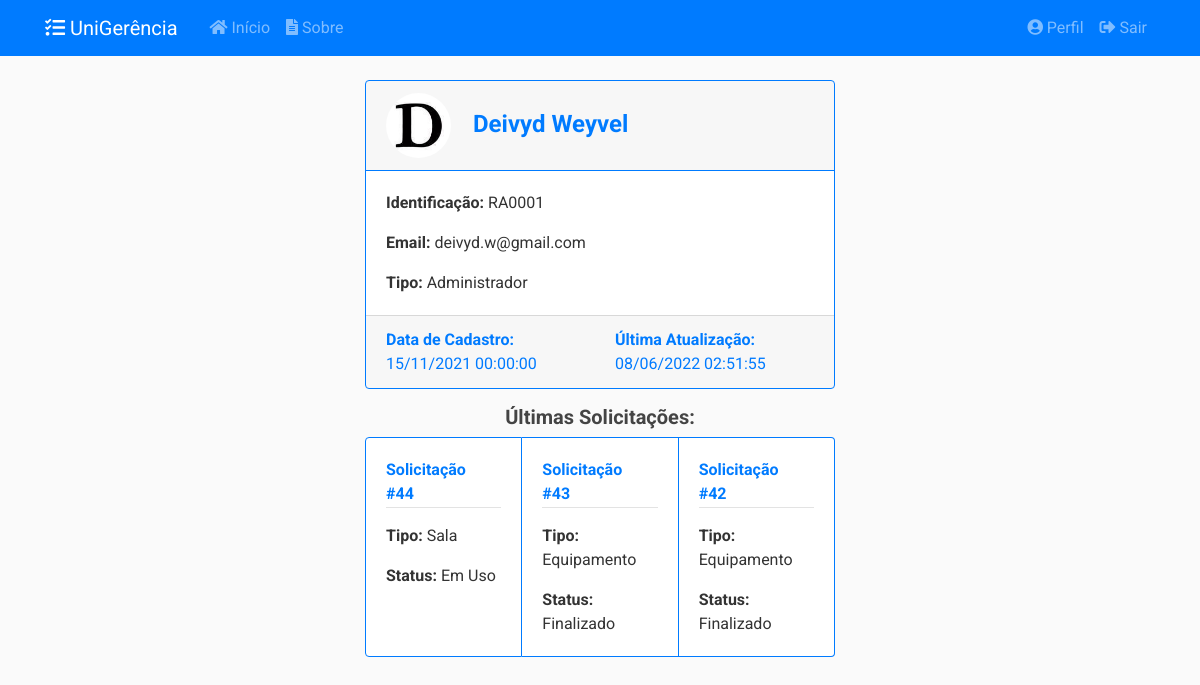
Before: /usuarios/1 (signed in) with the older database file.
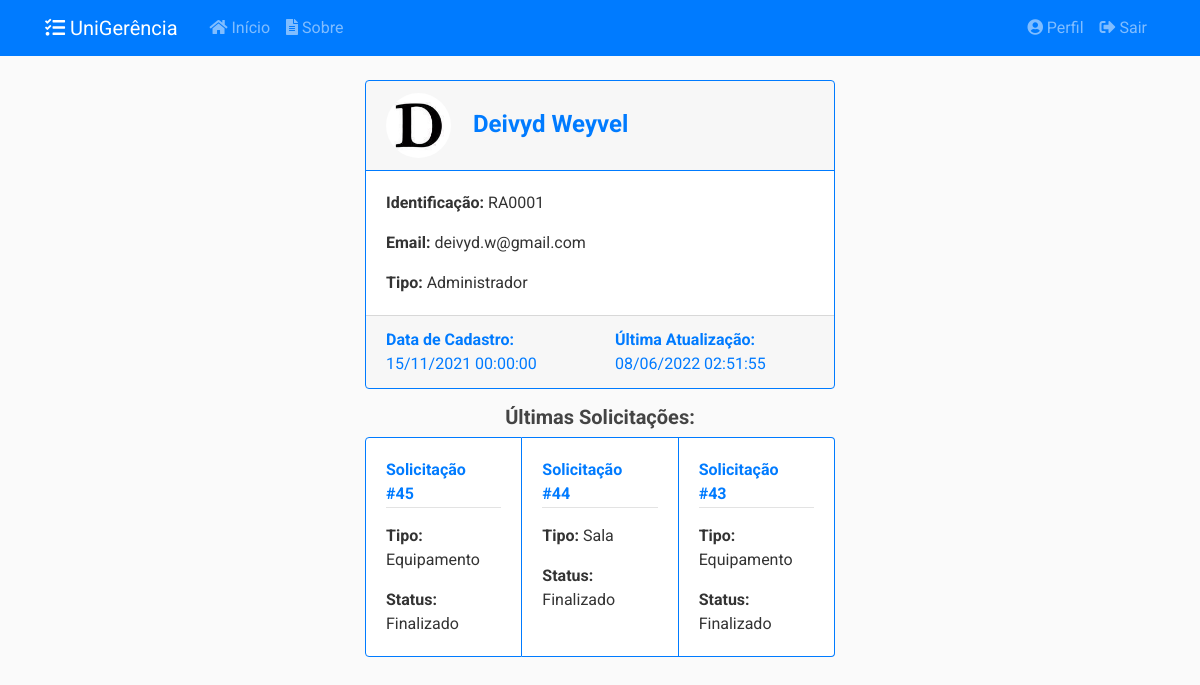
After: the same page with the newer database file.
### app/models/usuarios.py (models this page shows, shortened)
class Usuario(db.Model, UserMixin):
    __tablename__ = 'usuarios'
    __table_args__ = {'extend_existing': True}
    id = db.Column(db.Integer, primary_key=True)
    nome = db.Column(db.String(100), nullable=False)
    identificacao = db.Column(db.String(20), unique=True, nullable=False)
    email = db.Column(db.String(100), unique=True, nullable=False)
    senha = db.Column(db.String(60), nullable=False)
    data_cadastro = db.Column(db.DateTime, nullable=False,
                              default=datetime.now().astimezone(fuso_horario))
    data_atualizacao = db.Column(db.DateTime, nullable=True)
    tipo = db.Column(db.Enum(TipoUsuario), nullable=False)
    ativo = db.Column(db.Boolean, nullable=False, default=True)
    imagem_perfil = db.Column(db.String(20), nullable=False,
                              default='default.jpg')
    posts = db.relationship('Post', backref='autor',
                            foreign_keys='Post.usuario_id', lazy=True)
    recipiente = db.relationship('Post', backref='destinatario',
                                 foreign_keys='Post.destinatario_id', lazy=True)
    solicitacoes = db.relationship('Solicitacao', backref='autor', lazy=True)
    relatorios = db.relationship('Relatorio', backref='autor', lazy=True)
    def __repr__(self):
        return f"{self.nome} ({self.identificacao})"
    def recuperar_id(usuario_id):
        return Usuario.query.filter_by(id=usuario_id).filter_by(ativo=True).first_or_404()
    def verificar_admin(self):
        if self.tipo.name == 'ADMIN':
            return True
        else:
            return False

### app/models/solicitacoes.py (models this page shows, shortened)
class Solicitacao(db.Model):
    __tablename__ = 'solicitacoes'
    __table_args__ = {'extend_existing': True}
    id = db.Column(db.Integer, primary_key=True)
    status = db.Column(db.Enum(Status), default=Status.ABERTO.name)
    data_abertura = db.Column(db.DateTime, nullable=False,
                              default=datetime.now().astimezone(fuso_horario))
    data_inicio_pref = db.Column(db.Date, nullable=False)
    data_fim_pref = db.Column(db.Date, nullable=False)
    data_retirada = db.Column(db.DateTime, nullable=True)
    data_devolucao = db.Column(db.DateTime, nullable=True)
    data_cancelamento = db.Column(db.DateTime, nullable=True)
    data_finalizacao = db.Column(db.DateTime, nullable=True)
    quantidade = db.Column(db.Integer, nullable=False, default=0)
    descricao = db.Column(db.String(20), nullable=False)
    tipo = db.Column(db.String(20), nullable=False)
    ativo = db.Column(db.Boolean, nullable=False, default=True)
    usuario_id = db.Column(db.Integer, db.ForeignKey('usuarios.id'),
                           nullable=False)
    turno_id = db.Column(db.Integer, db.ForeignKey('turnos.id'),
                           nullable=False)
    turno = db.relationship('Turno', back_populates='solicitacoes')
    __mapper_args__ = {
        'polymorphic_identity': 'SOLICITACAO',
        'polymorphic_on': tipo
    }
    def recuperar_ultimas_autor(usuario, limite):
        return Solicitacao.query.filter_by(autor=usuario).filter_by(
            ativo=True).order_by(Solicitacao.id.desc()).limit(limite)

class SolicitacaoSala(Solicitacao):
    __tablename__ = 'solicitacoes_salas'
    id = db.Column(db.Integer, db.ForeignKey('solicitacoes.id'), primary_key=True)
    setor_id = db.Column(db.Integer, db.ForeignKey('setores.id'), nullable=False)
    setor = db.relationship('Setor', back_populates='solicitacoes')
    salas = db.relationship('Sala', secondary= solicitacao_s,
                                    back_populates='solicitacoes')
    __mapper_args__ = {
        'polymorphic_identity': 'SALA',
    }

class Solicitacao(db.Model):
    __tablename__ = 'solicitacoes'
    __table_args__ = {'extend_existing': True}
    id = db.Column(db.Integer, primary_key=True)
    status = db.Column(db.Enum(Status), default=Status.ABERTO.name)
    data_abertura = db.Column(db.DateTime, nullable=False,
                              default=datetime.now().astimezone(fuso_horario))
    data_inicio_pref = db.Column(db.Date, nullable=False)
    data_fim_pref = db.Column(db.Date, nullable=False)
    data_retirada = db.Column(db.DateTime, nullable=True)
    data_devolucao = db.Column(db.DateTime, nullable=True)
    data_cancelamento = db.Column(db.DateTime, nullable=True)
    data_finalizacao = db.Column(db.DateTime, nullable=True)
    quantidade = db.Column(db.Integer, nullable=False, default=0)
    descricao = db.Column(db.String(20), nullable=False)
    tipo = db.Column(db.String(20), nullable=False)
    ativo = db.Column(db.Boolean, nullable=False, default=True)
    usuario_id = db.Column(db.Integer, db.ForeignKey('usuarios.id'),
                           nullable=False)
    turno_id = db.Column(db.Integer, db.ForeignKey('turnos.id'),
                           nullable=False)
    turno = db.relationship('Turno', back_populates='solicitacoes')
    __mapper_args__ = {
        'polymorphic_identity': 'SOLICITACAO',
        'polymorphic_on': tipo
    }
    def recuperar_ultimas_autor(usuario, limite):
        return Solicitacao.query.filter_by(autor=usuario).filter_by(
            ativo=True).order_by(Solicitacao.id.desc()).limit(limite)

class SolicitacaoEquipamento(Solicitacao):
    __tablename__ = 'solicitacoes_equipamentos'
    id = db.Column(db.Integer, db.ForeignKey('solicitacoes.id'), primary_key=True)
    tipo_eqp_id = db.Column(db.Integer, db.ForeignKey('tipos_equipamento.id'),
                           nullable=True)
    equipamentos = db.relationship('Equipamento', secondary=solicitacao_e,
                                   back_populates='solicitacoes')
    tipo_eqp = db.relationship('TipoEquipamento', back_populates='solicitacoes')
    __mapper_args__ = {
        'polymorphic_identity': 'EQUIPAMENTO'
    }

### app/controllers/usuarios.py (the view)
@usuarios.route("/<int:usuario_id>", methods=['GET'])
@login_required
@admin_required
def usuario(usuario_id):
    usuario = Usuario.recuperar_id(usuario_id)
    solicitacoes = Solicitacao.recuperar_ultimas_autor(usuario, 3)
    return render_template('usuarios/usuario.html',
                           title=usuario, usuario=usuario,
                           solicitacoes=solicitacoes)

### app/models/usuarios.py (called while the page is built)
@login_manager.user_loader
def load_user(user_id):
    return Usuario.query.get(int(user_id))

def admin_required(f):
    @wraps(f)
    def wrap(*args, **kwargs):
        if Usuario.verificar_admin(current_user):
            return f(*args, **kwargs)
        else:
            flash('Você não tem autorização para acessar esta página.', 'danger')
        return redirect(url_for('principal.inicio'))
    return wrap

### app/templates/usuarios/usuario.html
{% extends "layout.html" %}
{% block conteudo %}
<div class="card border-primary mb-3">
    <h4 class="card-header text-primary border-primary">
        <img class="rounded-circle article-img" src="{{ url_for('static', filename='img_perfil/' + usuario.imagem_perfil) }}">
        <strong>{{ usuario.nome }}</strong>
    </h4>
    <div class="card-body">
        <p class="card-text"><strong>Identificação:</strong> {{ usuario.identificacao }}</p>
        <p class="card-text"><strong>Email:</strong> {{ usuario.email }}</p>
        <p class="card-text"><strong>Tipo:</strong> {{ usuario.tipo.value }}</p>
    </div>
    <div class="card-footer">
        <div class="row">
            <div class="col-md-6">
                <a class=""><strong>Data de Cadastro:</strong> {{ usuario.data_cadastro.strftime('%d/%m/%Y %H:%M:%S') }}</a>
            </div>
            <div class="col-md-6">
                {% if usuario.data_atualizacao %}
                <a class=""><strong>Última Atualização:</strong> {{ usuario.data_atualizacao.strftime('%d/%m/%Y %H:%M:%S') }}</a>
                {% endif %}
            </div>
        </div>
    </div>
</div>
<h5 class="card-text text-center"><strong>Últimas Solicitações:</strong></h5>
<div class="card-group">
{% for solicitacao in solicitacoes %}
<div class="card border-primary">
    <div class="card-body">
        <div class="article-metadata mb-3">
            <a class="mr-2" href="{{ url_for('solicitacoes.solicitacao', solicitacao_id=solicitacao.id )}}"><strong>Solicitação #{{ solicitacao.id }}</strong></a>
        </div>
        {% if solicitacao.tipo == 'EQUIPAMENTO' %}
        <p class="card-text"><strong>Tipo:</strong> Equipamento</p>
        {% elif solicitacao.tipo == 'SALA' %}
        <p class="card-text"><strong>Tipo:</strong> Sala</p>
        {% endif %}
        <p class="card-text"><strong>Status:</strong> {{ solicitacao.status.value }}</p>
    </div>
</div>
{% endfor %}
</div>
{% endblock conteudo %}

### app/templates/layout.html (shortened to what this page needs)
<!DOCTYPE html>
<html>
<head>
    <link rel="stylesheet" type="text/css" href="{{ url_for('static', filename='css/bootstrap4.min.css') }}">
    <link rel="stylesheet" type="text/css" href="{{ url_for('static', filename='css/main.css') }}">
    <link rel="stylesheet" type="text/css" href="{{ url_for('static', filename='css/datatables.min.css') }}">
    <link rel="stylesheet" type="text/css" href="{{ url_for('static', filename='css/select2.min.css') }}"/>
    <link rel="stylesheet" type="text/css" href="{{ url_for('static', filename='css/select2-bootstrap.min.css') }}">
    <link rel="stylesheet" type="text/css" href="https://pro.fontawesome.com/releases/v5.15.0/css/all.css">
</head>
<body>
    <header class="site-header">
        <nav class="navbar navbar-expand-md navbar-dark bg-primary fixed-top">
            <div class="container">
                <a class="navbar-brand mr-4" href="{{ url_for('principal.inicio') }}"><i class="fas fa-tasks"></i> UniGerência</a>
                <div class="collapse navbar-collapse" id="navbarToggle">
                    <div class="navbar-nav mr-auto">
                        <a class="nav-item nav-link" href="{{ url_for('principal.inicio') }}"><i class="fas fa-home"></i>&nbsp;Início</a>
                        <a class="nav-item nav-link" href="{{ url_for('principal.sobre') }}"><i class="fas fa-file-alt"></i>&nbsp;Sobre</a>
                    </div>
                    <div class="navbar-nav">
                    {% if current_user.is_authenticated %}
                        <a class="nav-item nav-link" href="{{ url_for('usuarios.perfil') }}"><i class="fas fa-user-circle"></i>&nbsp;Perfil</a>
                        <a class="nav-item nav-link" href="{{ url_for('usuarios.logout') }}"><i class="fas fa-sign-out-alt"></i>&nbsp;Sair</a>
                    {% else %}
                        <a class="nav-item nav-link" href="{{ url_for('usuarios.login') }}"><i class="fas fa-sign-in-alt"></i>&nbsp;Login</a>
                        <a class="nav-item nav-link" href="{{ url_for('usuarios.registrar') }}"><i class="fas fa-address-card"></i>&nbsp;Registre-se</a>
                    {% endif %}
                    </div>
                </div>
            </div>
        </nav>
    </header>
    <main role="main" class="container-fluid">
        <div class="row justify-content-lg-center">
            <div class="col-lg-5 align-self-lg-center">
            {% block conteudo %}{% endblock %}
            </div>
        </div>
    </main>
</body>
</html>

### app/static/css/main.css (style rules this page uses)
body { background: #fafafad5; color: #333333; margin-top: 5rem; font-family: 'Roboto' !important; }
h1, h2, h3, h4, h5, h6 { color: #444444; }
html { scroll-behavior: smooth; }
.article-img { height: 65px; width: 65px; margin-right: 16px; }
.article-metadata { padding-bottom: 1px; margin-bottom: 4px; border-bottom: 1px solid #e3e3e3 }

Changed rows visible on the page:
no longer on this page (row unchanged): SolicitacaoEquipamento: id "42", shows "Tipo:", status.value "Finalizado"
added SolicitacaoEquipamento: id "45", shows "Tipo:", status.value "Finalizado"
changed through a linked row, SolicitacaoSala id 44: status.value "Em Uso" → "Finalizado"
